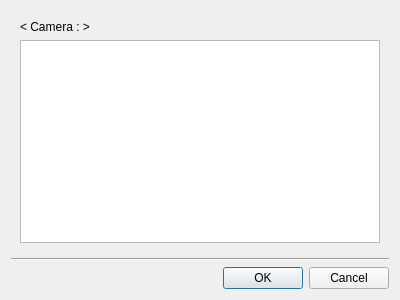
<?xml version="1.0" encoding="UTF-8"?>
<ui version="4.0">
 <class>CameraDiagnosticsDialog</class>
 <widget class="QDialog" name="CameraDiagnosticsDialog">
  <property name="geometry">
   <rect>
    <x>0</x>
    <y>0</y>
    <width>400</width>
    <height>300</height>
   </rect>
  </property>
  <layout class="QVBoxLayout" name="verticalLayout">
   <item>
    <widget class="QWidget" name="widget" native="true">
     <layout class="QVBoxLayout" name="verticalLayout_2">
      <item>
       <widget class="QLabel" name="titleLabel">
        <property name="text">
         <string notr="true">&lt; Camera : &gt;</string>
        </property>
       </widget>
      </item>
      <item>
       <widget class="QTextEdit" name="textEdit">
        <property name="cursorWidth">
         <number>0</number>
        </property>
        <property name="textInteractionFlags">
         <set>Qt::LinksAccessibleByKeyboard|Qt::LinksAccessibleByMouse|Qt::TextBrowserInteraction|Qt::TextSelectableByKeyboard|Qt::TextSelectableByMouse</set>
        </property>
       </widget>
      </item>
     </layout>
    </widget>
   </item>
   <item>
    <widget class="Line" name="line">
     <property name="orientation">
      <enum>Qt::Horizontal</enum>
     </property>
    </widget>
   </item>
   <item>
    <widget class="QDialogButtonBox" name="buttonBox">
     <property name="orientation">
      <enum>Qt::Horizontal</enum>
     </property>
     <property name="standardButtons">
      <set>QDialogButtonBox::Cancel|QDialogButtonBox::Ok</set>
     </property>
    </widget>
   </item>
  </layout>
 </widget>
 <resources/>
 <connections>
  <connection>
   <sender>buttonBox</sender>
   <signal>accepted()</signal>
   <receiver>CameraDiagnosticsDialog</receiver>
   <slot>accept()</slot>
   <hints>
    <hint type="sourcelabel">
     <x>248</x>
     <y>254</y>
    </hint>
    <hint type="destinationlabel">
     <x>157</x>
     <y>274</y>
    </hint>
   </hints>
  </connection>
  <connection>
   <sender>buttonBox</sender>
   <signal>rejected()</signal>
   <receiver>CameraDiagnosticsDialog</receiver>
   <slot>reject()</slot>
   <hints>
    <hint type="sourcelabel">
     <x>316</x>
     <y>260</y>
    </hint>
    <hint type="destinationlabel">
     <x>286</x>
     <y>274</y>
    </hint>
   </hints>
  </connection>
 </connections>
</ui>
